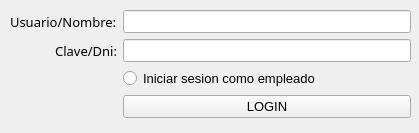
<?xml version="1.0" encoding="UTF-8"?>
<ui version="4.0">
 <class>Widget</class>
 <widget class="QWidget" name="Widget">
  <property name="geometry">
   <rect>
    <x>0</x>
    <y>0</y>
    <width>419</width>
    <height>133</height>
   </rect>
  </property>
  <property name="windowTitle">
   <string>Inicio de Sesion</string>
  </property>
  <widget class="QWidget" name="layoutWidget">
   <property name="geometry">
    <rect>
     <x>10</x>
     <y>10</y>
     <width>401</width>
     <height>111</height>
    </rect>
   </property>
   <property name="font">
    <font>
     <pointsize>10</pointsize>
    </font>
   </property>
   <layout class="QGridLayout" name="gridLayout">
    <item row="1" column="0">
     <widget class="QLabel" name="label_2">
      <property name="font">
       <font>
        <family>Yu Gothic</family>
        <pointsize>10</pointsize>
        <bold>false</bold>
       </font>
      </property>
      <property name="layoutDirection">
       <enum>Qt::RightToLeft</enum>
      </property>
      <property name="text">
       <string>Clave/Dni:</string>
      </property>
      <property name="alignment">
       <set>Qt::AlignRight|Qt::AlignTrailing|Qt::AlignVCenter</set>
      </property>
     </widget>
    </item>
    <item row="0" column="0">
     <widget class="QLabel" name="label">
      <property name="font">
       <font>
        <family>Yu Gothic</family>
        <pointsize>10</pointsize>
        <bold>false</bold>
       </font>
      </property>
      <property name="text">
       <string>Usuario/Nombre:</string>
      </property>
     </widget>
    </item>
    <item row="3" column="1">
     <widget class="QPushButton" name="btn_login">
      <property name="font">
       <font>
        <pointsize>10</pointsize>
       </font>
      </property>
      <property name="text">
       <string>LOGIN</string>
      </property>
     </widget>
    </item>
    <item row="0" column="1">
     <widget class="QLineEdit" name="txt_usuario">
      <property name="font">
       <font>
        <pointsize>10</pointsize>
       </font>
      </property>
     </widget>
    </item>
    <item row="1" column="1">
     <widget class="QLineEdit" name="txt_usuario_2">
      <property name="font">
       <font>
        <pointsize>10</pointsize>
       </font>
      </property>
      <property name="echoMode">
       <enum>QLineEdit::Password</enum>
      </property>
     </widget>
    </item>
    <item row="2" column="1">
     <widget class="QRadioButton" name="rbt_empleado">
      <property name="font">
       <font>
        <pointsize>10</pointsize>
       </font>
      </property>
      <property name="text">
       <string>Iniciar sesion como empleado</string>
      </property>
     </widget>
    </item>
   </layout>
  </widget>
 </widget>
 <resources/>
 <connections/>
</ui>
